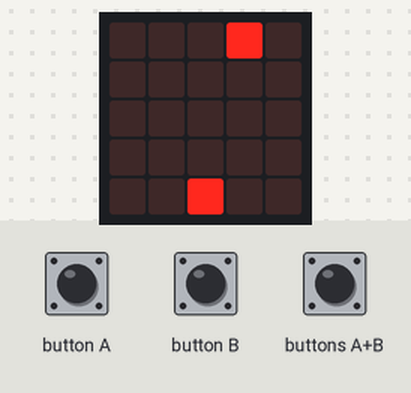
A program run on a simulated BBC micro:bit (MakeCode). On the bench: the board's 5×5 LED display. Inputs (shaded band) come from the test bench. The short countdown, score and lost-life animations are approximate.

Above: at 1.2 s.
1.3 s: buttons A+B pressed for 1 s
At 2.77 s:
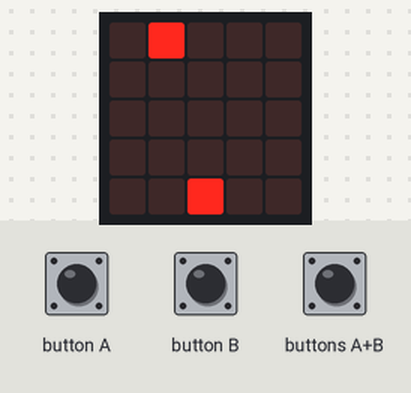
2.9 s: button B pressed for 0.15 s
At 3.33 s:
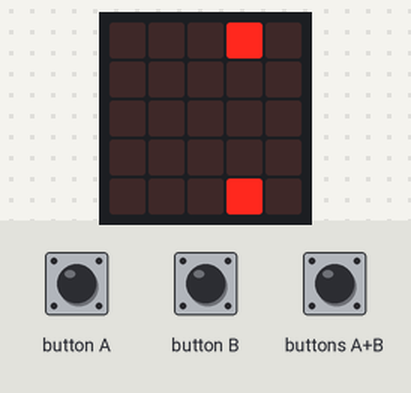
3.6 s: button B pressed for 0.15 s
At 4.26 s:
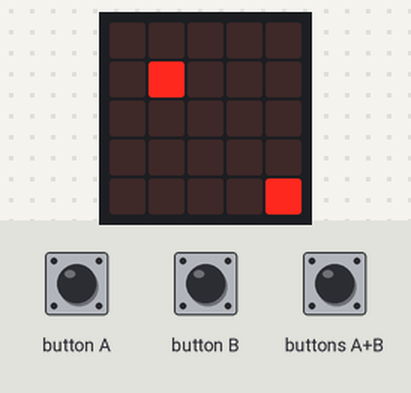
4.3 s: button A pressed for 0.15 s
At 4.91 s:
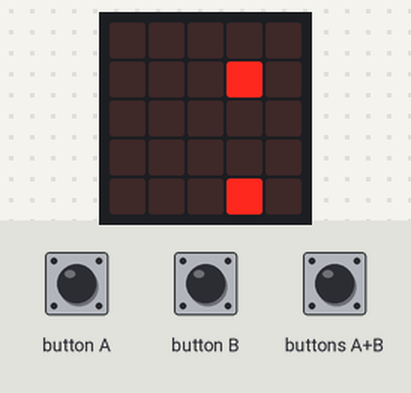
Timing chart, 0 to 7.3 s (numbered marks = the images above; inputs shaded):
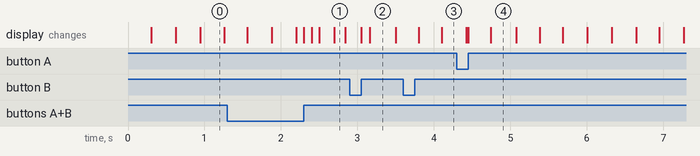

Measured:
- after the input at 1.3 s, the display: first differs from a run without the input after 1.0 s (image 1 shows a later state)
- after the input at 2.9 s, the display: first changes after 0.15 s (image 2 shows a later state)
- after the input at 3.6 s, the display: first changes after 0.20 s (image 3 shows a later state)
- after the input at 4.3 s, the display: first differs from a run without the input after 0.15 s (image 4 shows a later state)

The program:

main.ts
```typescript
input.onButtonPressed(Button.A, function () {
    角色.change(LedSpriteProperty.X, -1)
})
input.onButtonPressed(Button.AB, function () {
    子彈 = game.createSprite(角色.get(LedSpriteProperty.X), 角色.get(LedSpriteProperty.Y))
    for (let index = 0; index < 4; index++) {
        子彈.change(LedSpriteProperty.Y, -1)
        basic.pause(100)
    }
    子彈.delete()
    子彈.set(LedSpriteProperty.Brightness, 225)
})
input.onButtonPressed(Button.B, function () {
    角色.change(LedSpriteProperty.X, 1)
})
let 子彈: game.LedSprite = null
let 角色: game.LedSprite = null
角色 = game.createSprite(2, 4)
let 飛機 = game.createSprite(0, 0)
game.setScore(0)
basic.forever(function () {
    basic.pause(300)
    飛機.change(LedSpriteProperty.X, 1)
    if (飛機.get(LedSpriteProperty.X) == 4) {
        basic.pause(300)
        飛機.set(LedSpriteProperty.X, 0)
        飛機.change(LedSpriteProperty.Y, 1)
    }
})
basic.forever(function () {
    if (飛機.isTouching(角色)) {
        game.gameOver()
    }
})
basic.forever(function () {
    if (子彈) {
        if (子彈.isTouching(飛機)) {
            game.addScore(1)
            飛機.set(LedSpriteProperty.X, 0)
            飛機.set(LedSpriteProperty.Y, 0)
        }
    }
})
```

test.ts
```typescript
// 在這裡測試；當此封包作為擴充功能時，將不會編譯此內容。
```
